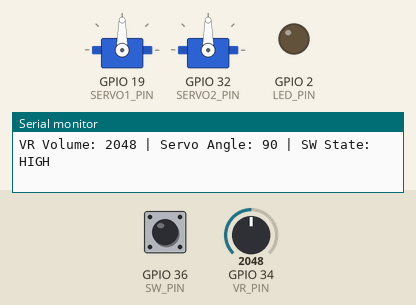
A sketch run on a simulated ESP32. Shown: 2 × servo, output pins drawn as LEDs (lit = HIGH), the last lines printed to the serial monitor. The test bench sets the inputs (shaded band); at power-on: GPIO 36 (SW_PIN) HIGH, GPIO 34 (VR_PIN) = 2048.

Above: at 1.2 s.
1.3 s: GPIO 36 (SW_PIN) pulled LOW for 0.15 s
At 1.9 s:
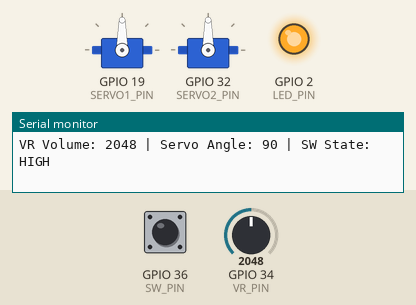
2.9 s: GPIO 34 (VR_PIN) set to 2866
At 3.4 s:
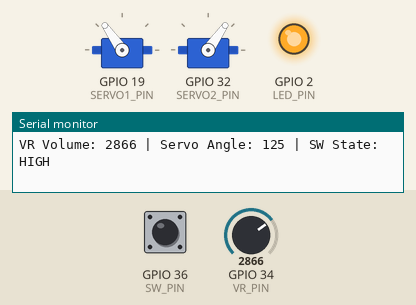
4.4 s: GPIO 34 (VR_PIN) set to 3603
At 4.8 s:
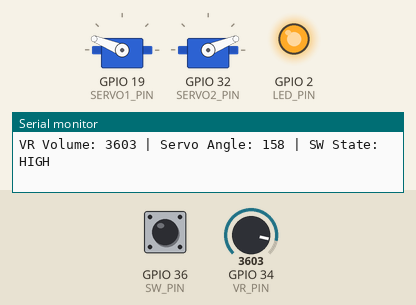
5.9 s: GPIO 36 (SW_PIN) pulled LOW for 1 s
At 7.4 s:
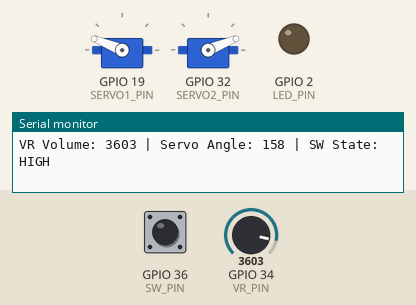
8.4 s: GPIO 34 (VR_PIN) set to 4095
At 9.6 s:
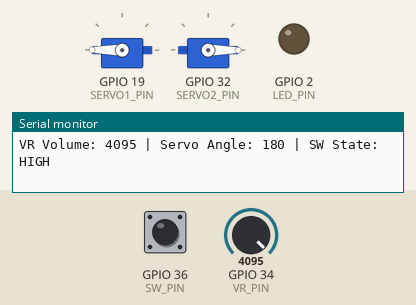
9.9 s: GPIO 36 (SW_PIN) pulled LOW for 0.15 s
At 11.1 s:
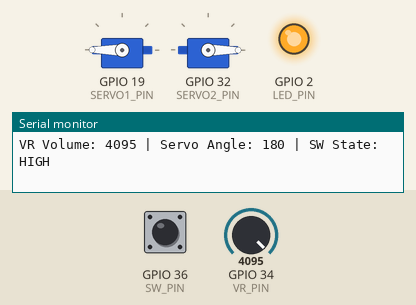
Timing chart, 0 to 12.5 s (numbered marks = the images above; inputs shaded):
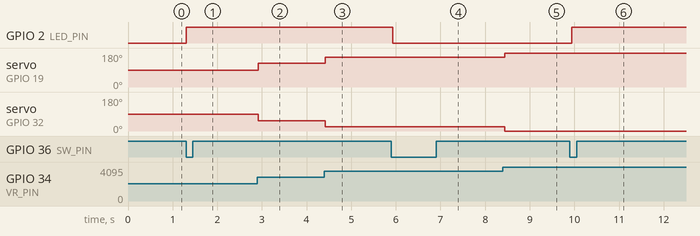

The sketch:

ServoMotor.ino
```cpp
#include <ESP32Servo.h>

#define VR_PIN 34      // ขาอ่านค่า VR (Potentiometer)
#define SW_PIN 36      // ขาอ่านค่าสวิตช์
#define LED_PIN 2      // ขา LED
#define SERVO1_PIN 19  // ขา Servo 1
#define SERVO2_PIN 32  // ขา Servo 2

Servo servo1, servo2;
bool ledState = false;
bool lastButtonState = HIGH;

void setup() {
    Serial.begin(115200);
    pinMode(VR_PIN, INPUT);
    pinMode(SW_PIN, INPUT_PULLUP);
    pinMode(LED_PIN, OUTPUT);

    servo1.attach(SERVO1_PIN);
    servo2.attach(SERVO2_PIN);
}

void loop() {
    // อ่านค่าจาก VR และแปลงเป็นองศา (0 - 180)
    int vrValue = analogRead(VR_PIN);
    int angle = map(vrValue, 0, 4095, 0, 180);

    // ควบคุมเซอร์โว
    servo1.write(angle);
    servo2.write(180 - angle);

    // อ่านค่าจากสวิตช์
    bool buttonState = digitalRead(SW_PIN);

    // เช็คการเปลี่ยนแปลงของปุ่มเพื่อทำ Toggle
    if (buttonState == LOW && lastButtonState == HIGH) {
        ledState = !ledState;
        digitalWrite(LED_PIN, ledState);
        delay(200); // กันสัญญาณกดเด้ง (Debounce)
    }
    lastButtonState = buttonState;

    // แสดงค่าผ่าน Serial Monitor
    Serial.print("VR Volume: ");
    Serial.print(vrValue);
    Serial.print(" | Servo Angle: ");
    Serial.print(angle);
    Serial.print(" | SW State: ");
    Serial.println(buttonState ? "HIGH" : "LOW");

    delay(100);
}
```

Measured:
- after the input at 1.3 s, GPIO 2 (LED_PIN): LOW → HIGH at once
- after the input at 2.9 s, servo on GPIO 19 (SERVO1_PIN): 90° → 125° at once; servo on GPIO 32 (SERVO2_PIN): 90° → 55° at once
- after the input at 4.4 s, servo on GPIO 19 (SERVO1_PIN): 125° → 158° at once; servo on GPIO 32 (SERVO2_PIN): 55° → 22° at once
- after the input at 5.9 s, GPIO 2 (LED_PIN): HIGH → LOW at once
- after the input at 8.4 s, servo on GPIO 19 (SERVO1_PIN): 158° → 180° at once; servo on GPIO 32 (SERVO2_PIN): 22° → 0° at once
- after the input at 9.9 s, GPIO 2 (LED_PIN): LOW → HIGH at once
